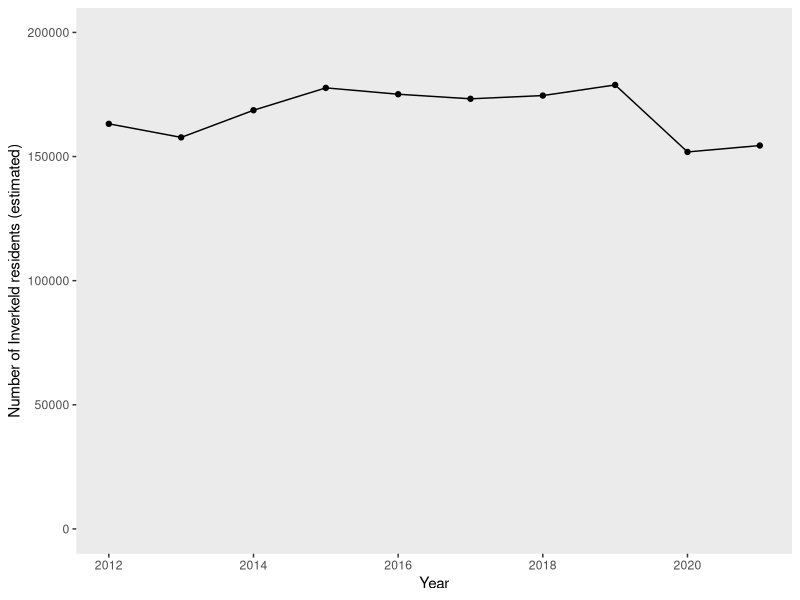
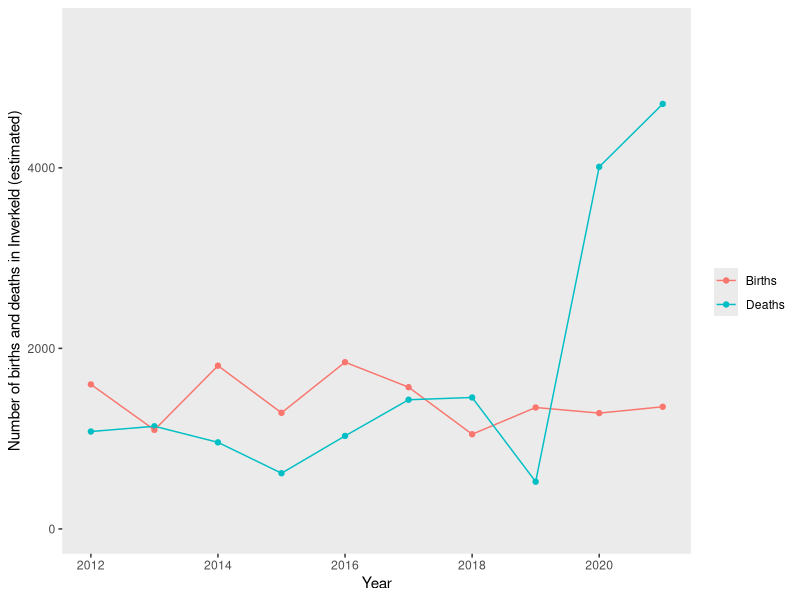
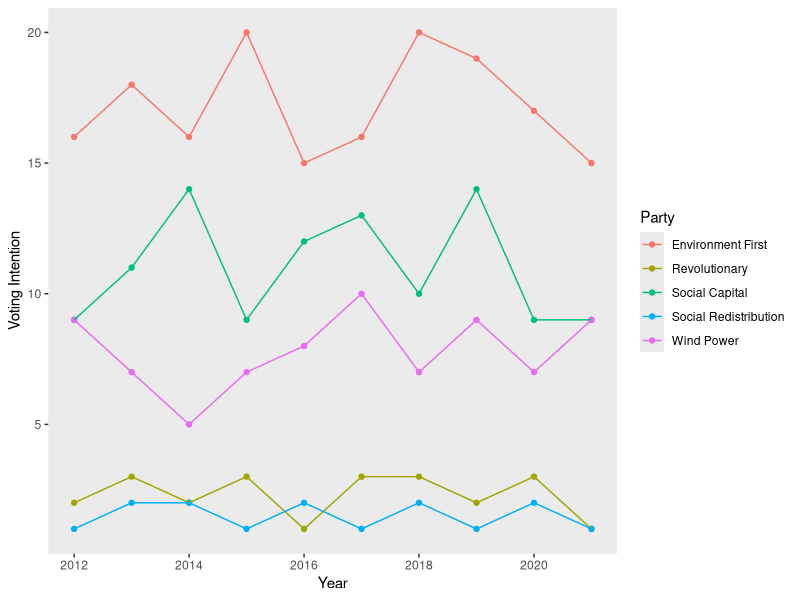

Write the R code that produced these figures, in order. (Note: this script raises an error after producing the figures.)
## ---- chunk 1

library(ggplot2)
## ---- chunk 2

Pop <- c(sample(150000:170000, size=3, replace=TRUE), sample(170000:180000, size=3, replace=TRUE), sample(190000:170000, size=2, replace=TRUE), sample(150000:170000, size=2, replace=TRUE))
PopYears <- c(2012:2021)
population <- data.frame(Pop, PopYears)
ggplot(data = population, aes(x=PopYears, y=Pop)) + 
  geom_point() +
  geom_line() +
  labs(y = "Number of Inverkeld residents (estimated)", x = "Year") +
  scale_y_continuous(limits=c(0, 200000)) + 
  theme(panel.grid.major = element_blank(), panel.grid.minor = element_blank())


Demog <- c((rep("Births", 10)), (rep("Deaths", 10)))
Num <- c(sample(1000:2000, size=10, replace=TRUE), sample(500:1500, size=8, replace=TRUE), sample(3000:5500, size=2, replace=TRUE))
DemogYears <- c(rep(2012:2021, 2))
birthdeath <- data.frame(Demog, Num, DemogYears)
ggplot(data = birthdeath, aes(x=DemogYears, y=Num, group=Demog, colour=Demog)) + 
  geom_point() +
  geom_line() +
  labs(y = "Number of births and deaths in Inverkeld (estimated)", x = "Year", colour = "Demographics") +
  scale_y_continuous(limits=c(0, 5500)) + 
  theme(panel.grid.major = element_blank(), panel.grid.minor = element_blank()) + 
  scale_color_discrete(name="")
## ---- chunk 3

Party <- c((rep("Revolutionary", 10)), (rep("Social Capital", 10)), (rep("Environment First", 10)), (rep("Wind Power", 10)), (rep("Social Redistribution", 10)))
Polls <- c(sample(1:3, size=10, replace=TRUE), sample(8:14, size=10, replace=TRUE), sample(15:20, size=10, replace=TRUE), sample(5:10, size=10, replace=TRUE), sample(1:2, size=10, replace=TRUE))
PolYears <- c(rep(2012:2021, 5))
politics <- data.frame(Party, Polls, PolYears)
ggplot(data = politics, aes(x=PolYears, y=Polls, color=Party)) + 
  geom_point() +
  geom_line() +
  labs(y = "Voting Intention", x = "Year") + 
  theme(panel.grid.major = element_blank(), panel.grid.minor = element_blank())

Councillors <- sum(politics[politics$PolYears>2020, 2])
## ---- chunk 4

pol2021 <- (politics[politics$PolYears>2020, 2])
Parties <- c("Revolutionary", "Social Capital", "Environment First", "Wind Power", "Social Redistribution")

Councillors <- data.frame(Parties, pol2021)

kable(x = Councillors, 
      format = "html", 
      col.names = c("Political Party", "Number of Seats"))

## ---- chunk 5

expenses <- data.frame(
  Category=c("Education", "Industry and Agriculture", "Social Care", "Transport", "Public order and safety", "Healthcare", "Housing", "Other"),
  value=c(13,7,9,5,7,21,8,2)
)

ggplot(expenses, aes(x="", y=value, fill=Category)) +
  geom_bar(stat="identity", width=1, color="white") +
  coord_polar("y", start=0) +
  theme_void() 
## ---- chunk 6

expenses <- data.frame(
  Category=c("Staff costs", "Healthcare expenditures (drugs, supplies, etc.)", "Other supplies", "Other running costs (procurement, IT, HR, etc.)"),
  value=c(25,17,9,12)
)

ggplot(expenses, aes(x="", y=value, fill=Category)) +
  geom_bar(stat="identity", width=1, color="white") +
  coord_polar("y", start=0) +
  theme_void() 
